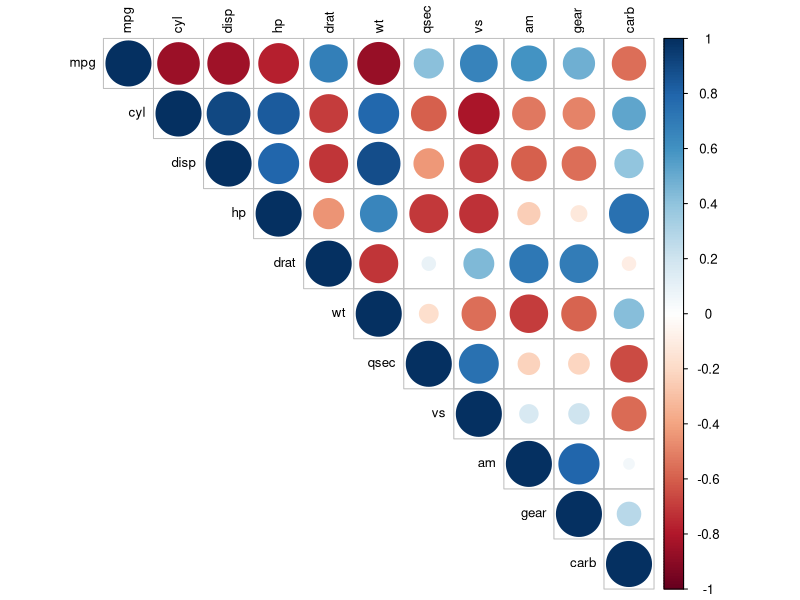
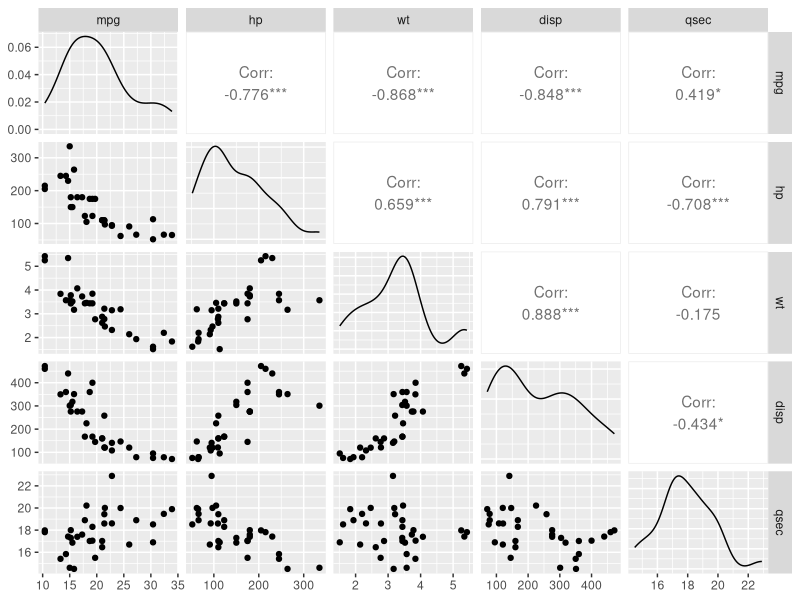
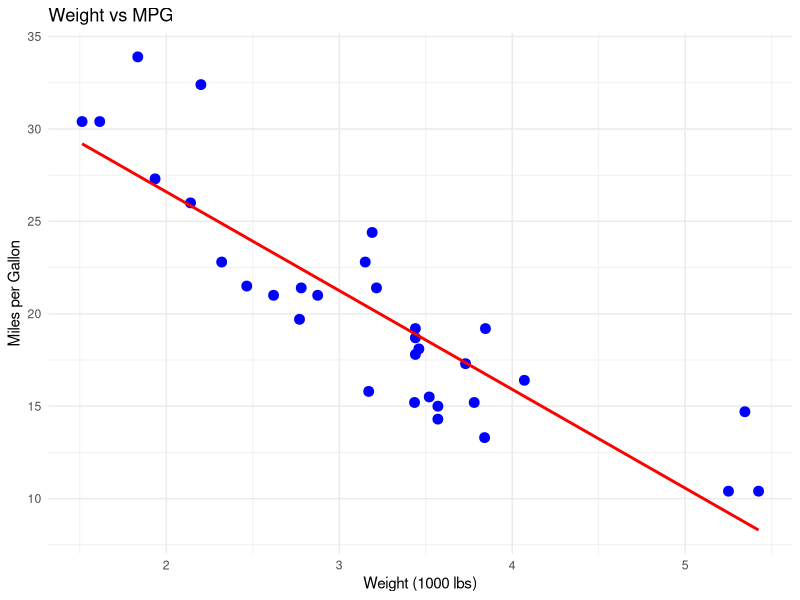

Generate these figures, in order, with R:
# Install (if not already)
install.packages("ggplot2")
install.packages("corrplot")
install.packages("GGally")

# Load libraries
library(ggplot2)
library(corrplot)
library(GGally)

data(mtcars)
head(mtcars)
str(mtcars)


# Compute correlation matrix
cor_matrix <- cor(mtcars)

# Visualize the correlation matrix
corrplot(cor_matrix, method = "circle", type = "upper", tl.col = "black", tl.cex = 0.8)

ggpairs(mtcars[, c("mpg", "hp", "wt", "disp", "qsec")])

ggplot(mtcars, aes(x = wt, y = mpg)) +
  geom_point(color = "blue", size = 3) +
  geom_smooth(method = "lm", color = "red", se = FALSE) +
  labs(title = "Weight vs MPG", x = "Weight (1000 lbs)", y = "Miles per Gallon") +
  theme_minimal()
